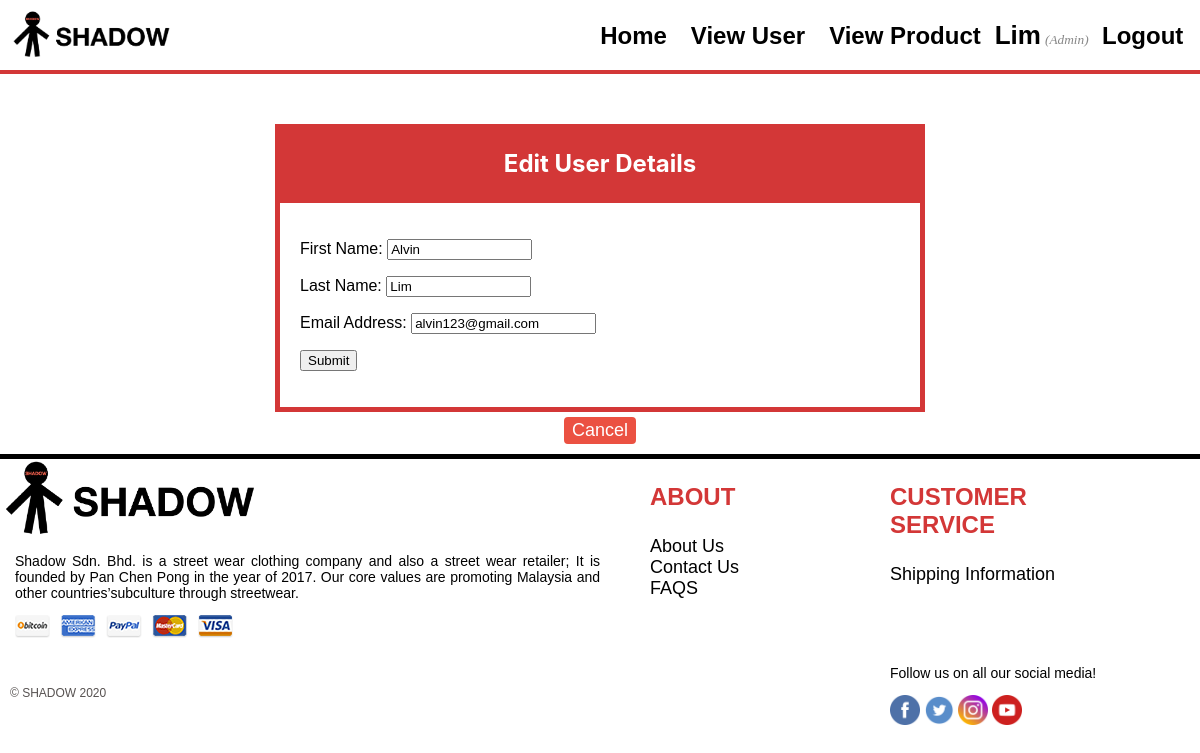
Page /admin/editUser.php?id=2 (signed in) on the committed database.
### tables this page shows
CREATE TABLE `users` (
  `id` int(10) NOT NULL,
  `email` varchar(100) NOT NULL,
  `firstname` varchar(50) NOT NULL,
  `lastname` varchar(50) NOT NULL,
  `user_type` varchar(100) DEFAULT NULL,
  `password` varchar(100) NOT NULL
);

### admin/editUser.php (the view, shortened to what this page needs)
<?php
require('../functions.php');
?>
<!DOCTYPE html>
<html lang="en">
<head>
    <link href="../style.css" type="text/css" rel="stylesheet"/>
</head>
<body>
<header>
<a href="home.php"><img src="../image/logo2.png" alt="logo" class="logo"></a>
       <nav>
           <a href="home.php">Home</a>
           <a href="viewUser.php">View User</a>
           <a href="viewProduct.php">View Product</a>
          <?php  if (isset($_SESSION['user'])):  ?>
                <strong style="font-family:'Lucida Sans Unicode', 'Lucida Grande', sans-serif; font-size:26px"><?php echo $_SESSION['user']['lastname']; ?></strong>
                <small>
						<i  style="color: #888;">(<?php echo ucfirst($_SESSION['user']['user_type']); ?>)</i>
						<a href="home.php?logout='1'" >Logout</a>
					</small>
        </nav>
        <?php endif ?>
    </header>
<body>
<?php
echo '<h2 class="title">Edit User Details</h2>';
if ( (isset($_GET['id'])) && (is_numeric($_GET['id'])) ) {
	$id = $_GET['id'];
} elseif ( (isset($_POST['id'])) && (is_numeric($_POST['id'])) ) {
	$id = $_POST['id'];
} else {
	echo '<p class="error">This page has been accessed in error.</p>';
	exit();
}
$q = "SELECT firstname, lastname, email FROM users WHERE id=$id";
$r = @mysqli_query ($db, $q);
if (mysqli_num_rows($r) == 1) {
	$row = mysqli_fetch_array ($r, MYSQLI_NUM);
	echo '<form action="editUser.php" method="post">
<p>First Name: <input type="text" name="firstname" size="15" maxlength="15" value="' . $row[0] . '" /></p>
<p>Last Name: <input type="text" name="lastname" size="15" maxlength="30" value="' . $row[1] . '" /></p>
<p>Email Address: <input type="text" name="email" size="20" maxlength="60" value="' . $row[2] . '"  /> </p>
<p><input class="button" type="submit" name="submit" value="Submit" /></p>
<input type="hidden" name="id" value="' . $id . '" />
</form>';
} else {
	echo '<p class="error">This page has been accessed in error.</p>';
}
?>
<div class="cancelContainer">
    <a href="viewUser.php"><button class="cancel">Cancel</button></a>
    </div>
</body>
<footer>
    <div class="footer-left">
    <a href="index.php"><img src="../image/logo2.png" alt="logo" class="footer-logo"></a>
    <p>Shadow Sdn. Bhd. is a street wear clothing company
        and also a street wear retailer; It is founded by Pan
        Chen Pong in the year of 2017. Our core values are
        promoting Malaysia and other countries’subculture
        through streetwear.  </p>
        <img class="payment" src="../image/payment.png">
        <div class="copyright">
            &copy; SHADOW 2020
        </div>
</div>
    <div class="footer-mid">
    <p class="footer-subheader">ABOUT</p><br>
    <a href="#">About Us</a><br>
    <a href="#">Contact Us</a><br>
    <a href="#">FAQS</a><br>
</div>
    <div class="footer-right">
        <p class="footer-subheader">CUSTOMER SERVICE</p><br>
        <a href="#">Shipping Information</a><br>
        <div class="socialmedia">
            <p>Follow us on all our social media!</p>
        <a href="https://www.facebook.com/"><img class="face" src="../image/fb.png"></a>
        <a href="https://www.twitter.com/"><img class="twt" src="../image/twitter.png"></a>
        <a href="https://www.instagram.com/"><img class="insta" src="../image/insta.png"></a>
        <a href="https://www.youtube.com/"><img class="youtube" src="../image/youtube.png"></a>
        </div>
    </div>
</footer>
</footer></html>

### style.css (style rules this page uses)
html,body { margin: 0; padding: 0; height: 100%; width : 100%; background:white; }
header { background-color: #FFFFFF; display: flex; align-items: center; justify-content: space-between; border-bottom: 4px solid #d33737; }
header a { color: #000000; margin-left: 10px; background-color: #FFFFFF; overflow: hidden; align-items: center; justify-content: center; padding: 10px 10px 10px 0; }
nav a { color: #000000; font-family:'Lucida Sans Unicode', 'Lucida Grande', sans-serif; font-style: 'Open Sans'; font-size: 24px; font-weight: bold; text-transform: capitalize; text-decoration: none; }
.logo { height: 50px; display: block; }
.title { font-family:'Lucida Sans Unicode', 'Lucida Grande', sans-serif; font-weight: bold; font-size: 48px; text-align: center; }
a { text-decoration: none; color: #ffffff; }
h2, p { font-family:'Lucida Sans Unicode', 'Lucida Grande', sans-serif; }
form, .content { width: 50%; margin: 0px auto; padding: 20px; border: 1px solid #000; background-color: #fff; font-family:'Lucida Sans Unicode', 'Lucida Grande', sans-serif; }
footer { background-color:#FFFFFF; height: 250px; border-top: 5px solid black; color: #000000; display:flex; width:100%; }
.footer-logo { margin-bottom:0px; height:80px; display: flex; }
.footer-left { font-size: 12px; width: 50%; }
.footer-left p { padding-left: 15px; text-align: justify; font-family:'Lucida Sans Unicode', 'Lucida Grande', sans-serif; font-size: 14px; font-weight: normal; }
.footer-mid { width: 20%; padding-left: 50px; text-align: left; }
footer a { text-decoration: none; color: #000000; font-size: 18px; font-family:'Lucida Sans Unicode', 'Lucida Grande', sans-serif; }
.footer-subheader { font-size: 24px; color: #d33737; font-weight: bold; margin-bottom: 7px; font-family:'Lucida Sans Unicode', 'Lucida Grande', sans-serif; }
.footer-right { width: 20%; padding-left: 0px; text-align: left; }
.payment { padding-left: 15px; }
.socialmedia { font-size: 14px; margin-top: 80px; text-align: left; font-family:'Lucida Sans Unicode', 'Lucida Grande', sans-serif; }
.face { padding: 0px; width: 30px; text-decoration: none; }
.twt { padding: 0px; width: 30px; text-decoration: none; }
.insta { padding: 0px; width: 30px; text-decoration: none; }
.youtube { padding: 0px; width: 30px; text-decoration: none; }
.copyright { margin-top: 44px; color: #575251; text-align: left; padding-left: 10px; font-size: 12px; font-family:'Lucida Sans Unicode', 'Lucida Grande', sans-serif; }

### admin/editUser.php (style rules this page uses)
.title { width:50%; margin: 50px auto 0px; font-size: 24px; color: #fff; background-color: #d33737; text-align: center; border: 5px solid #d33737; border-bottom: none; padding: 20px; font-family: -apple-system, BlinkMacSystemFont, 'Segoe UI', Roboto, Oxygen, Ubuntu, Cantarell, 'Open Sans', 'Helvetica Neue', sans-serif, sans-serif; }
form { border: 5px solid #d33737; margin: auto; }
.cancelContainer { text-align: center; padding-top: 5px; padding-bottom: 10px; }
.cancel { background-color:#EB5142 ; font-size: 18px; color: #fff; border: 2px solid #EB5142; border-radius: 4px; }

### rows in the picture
users: firstname "Alvin", lastname "Lim", email "alvin123@gmail.com"

### other values in the picture
$_SESSION['user']['lastname'] "Lim"
$_SESSION['user']['user_type'] "Admin"
